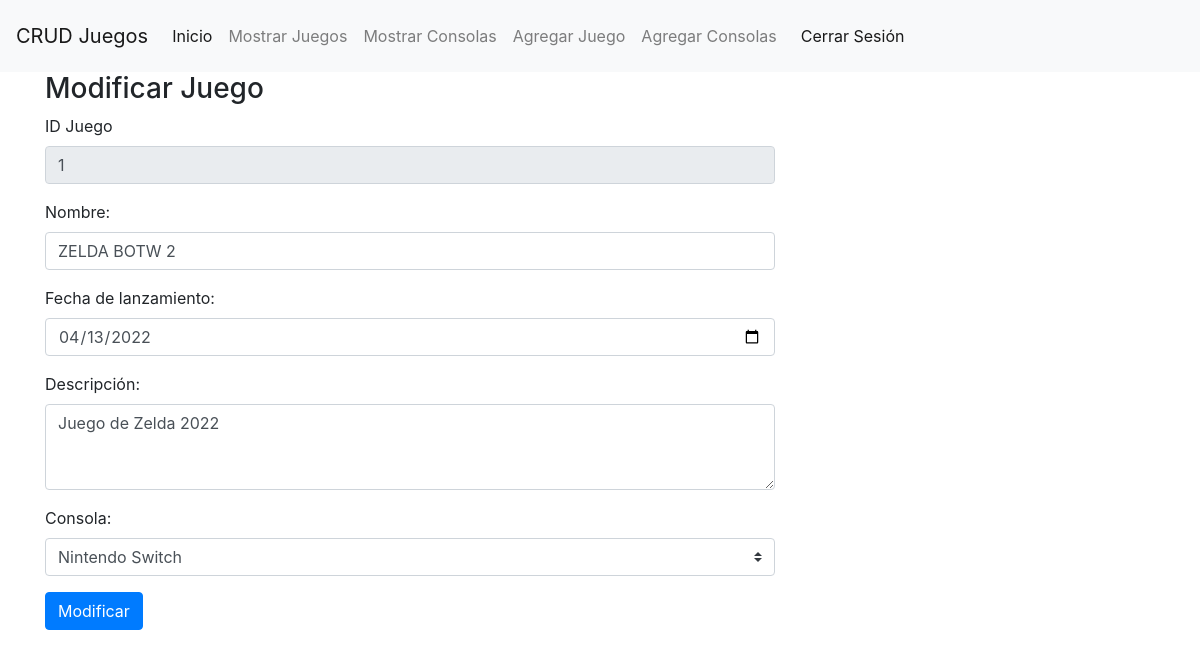
/modificarJuego.php?id=1&mod, run on the app's committed database.
### tables this page shows
CREATE TABLE `juegos` (
  `id` varchar(10) NOT NULL,
  `nombre` varchar(255) NOT NULL,
  `fechalanzamiento` date NOT NULL,
  `descripcion` text NOT NULL,
  `consola` varchar(25) NOT NULL
);

### logica/database.php (called while the page is built, shortened)
<?php
    class Database{
        private $con;
        private $dbhost = "localhost";
        private $dbuser = "root";
        private $dbpass = "";
        private $dbname = "proyecto_juegos";
        public function conectar(){
            $this->con = mysqli_connect($this->dbhost, $this->dbuser, $this->dbpass, $this->dbname);
        }
        public function sanitize($var){
            $varlimpia = mysqli_real_escape_string($this->con, $var);
            return $varlimpia;
        }
        public function buscarJuego($id){
            $sql = "SELECT * FROM juegos WHERE id = '$id'";
            $res = mysqli_query($this->con, $sql);
            $res2 = mysqli_fetch_object($res);
            return $res2;
        }
        public function mostrarConsolas(){
            $sql = "SELECT * FROM consolas";
            $res = mysqli_query($this->con, $sql);
            return $res;
        }
    }
?>

### modificarJuego.php (the view, shortened to what this page needs)
<!DOCTYPE html>
<html lang="en">
<head>
    <link rel="stylesheet" href="https://stackpath.bootstrapcdn.com/bootstrap/4.1.3/css/bootstrap.min.css">
    <link rel="stylesheet" href="https://maxcdn.bootstrapcdn.com/font-awesome/4.7.0/css/font-awesome.min.css">
</head>
<body>
    <?php
        include("logica/database.php");
    ?>
    <div class="container">
        <div class="row">
            <div class="col-md-8">
                <h3>Modificar Juego</h3>
                <?php
                    $juegos = new Database();
                    if(isset($_GET["id"]) && !empty($_GET["id"])){
                        $id = $juegos->sanitize($_GET["id"]);
                        $res = $juegos->buscarJuego($id);
                        if($res){
                ?>
                        <form action="logica/proceso_modificar.php" method="POST">
                            <div class="form-group">
                                <label for="id">ID Juego</label>
                                <input id="id" name="id" type="text" value="<?php echo $res->id; ?>" required="required" readonly="" class="form-control" >
                            </div>
                            <div class="form-group">
                                <label for="nombre">Nombre:</label>
                                <input id="nombre" name="nombre" type="text" value="<?php echo $res->nombre; ?>" class="form-control" required="required" >
                            </div>
                            <div class="form-group">
                                <label for="fecha">Fecha de lanzamiento:</label>
                                <input id="fecha" name="fecha" type="date" value="<?php echo $res->fechalanzamiento; ?>" class="form-control" required="required" >
                            </div>
                            <div class="form-group">
                                <label for="descripcion">Descripción:</label>
                                <textarea id="descripcion" name="descripcion" cols="40" rows="3" class="form-control" required="required"><?php echo $res->descripcion; ?></textarea>
                            </div>
                            <div class="form-group">
                                <label for="consola">Consola:</label>
                                <div>
                                    <select id="consola" name="consola" class="custom-select" required="required">
                                    <?php
                                    $consolas = new Database();
                                    $res2 = $consolas->mostrarConsolas();
                                    if(!$res2){
                                        ?>
                                        <option>Consolas no encontradas</option>
                                        <?php
                                    }else{
                                        while($row = mysqli_fetch_object($res2)){
                                            if($row->id == $res->consola){
                                            ?>
                                            <option value="<?php echo $row->id; ?>" selected=""><?php echo $row->nombre; ?></option>
                                            <?php
                                            }else{
                                                ?>
                                                <option value="<?php echo $row->id; ?>"><?php echo $row->nombre; ?></option>
                                                <?php
                                            }
                                    }
                                    }
                                ?>
                                    </select>
                                </div>
                            </div>
                            <div class="form-group">
                                <button name="submit" type="submit" class="btn btn-primary">Modificar</button>
                            </div>
                        </form>
                <?php
                        } else {
                            echo "<div class='alert alert-danger'>Juego no encontrado</div>";
                        }
                    }
                    ?>
            </div>
        </div>
    </div>
</body>
</html>

### data on the page
juegos: id "1", nombre "ZELDA BOTW 2", fecha "04/13/2022", descripcion "Juego de Zelda 2022"

### other printed values
form field consola "Nintendo Switch"
